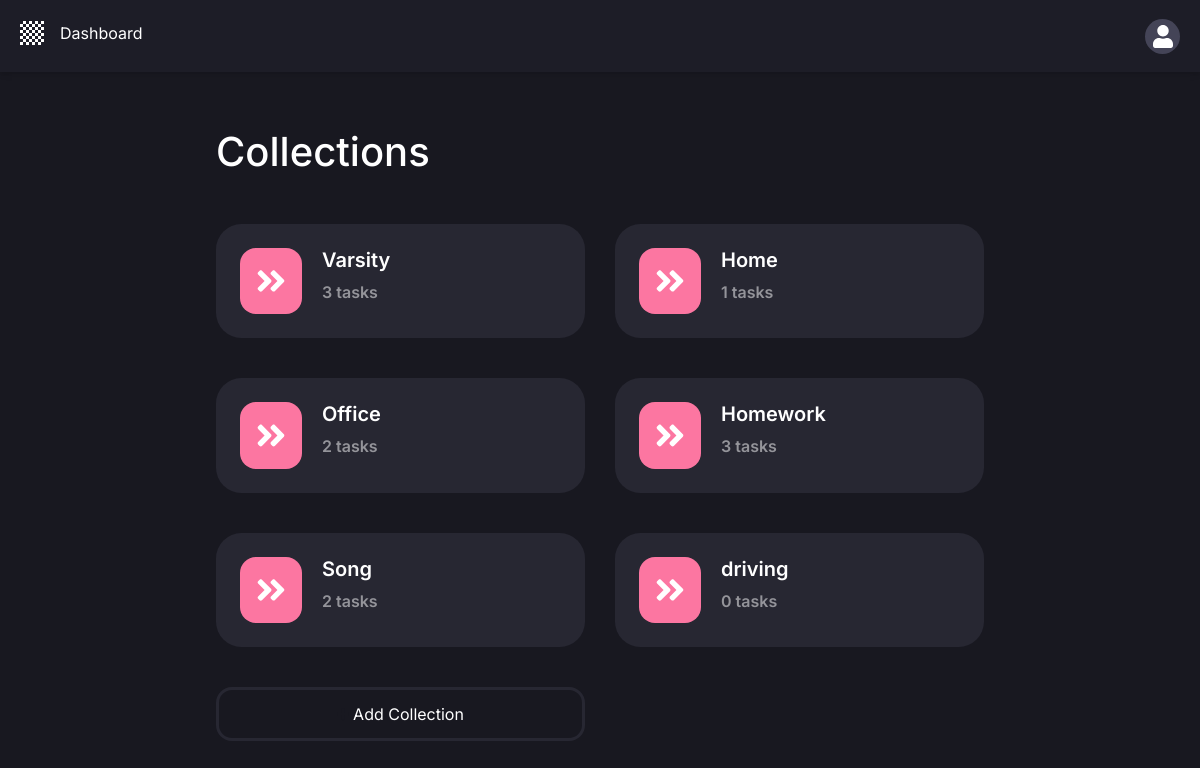
The app's page /dashboard/ (signed in) with its own data.
### todolist/models.py (models this page shows, shortened)
class Collection(models.Model):
    user = models.ForeignKey(User, on_delete=models.CASCADE, null=True, blank=True)
    collection_name = models.CharField(null=True, max_length=500)

### todolist/views.py (the view)
# urls.py: path('dashboard/', views.dashboard, name='dashboard'),
def dashboard(request, *args, **kwargs):
    newcollection = CollectionCreationForm()
    if request.method == 'POST':
        newcollection = CollectionCreationForm(request.POST)
        if newcollection.is_valid():
            newcollection.instance.user = request.user
            newcollection.save()
    collections = Collection.objects.filter(user=request.user).all()  # show data only login users
    context = {'collections': collections, 'newcollection': newcollection}
    return render(request, 'dashboard.html', context)

### Templates/dashboard.html (shortened to what this page needs)
{% extends 'dashboard_base.html' %}
{% load static %}
{% block content %}
    <section class="collection">
        <h1>Collections</h1>
        <div class="row">
            {% for collection in collections %}
                <div class="col-6">
                    <div class="collection-item-wrapper">
                        <a href="{% url 'single_collection' collection.id %}" class="collection-item">
                            <div class="collection-item-icon">
                                <img src="{% static 'images/right-arrow.svg' %}"
                                     class="d-inline-block align-top" alt="">
                            </div>
                            <div class="collection-item-content">
                                <h2>{{ collection.collection_name }}</h2>
                                <p>{{ collection.task_set.all.count }} tasks</p>
                            </div>
                        </a>
                    </div>
                </div>
            {% endfor %}
            <div class="col-6">
                <button class="add-collection" data-toggle="modal" data-target="#collectionCreateModal">
                <img src="{% static 'images/plus.svg' %}"
                     class="d-inline-block align-top" alt="">
                <span>Add Collection</span>
            </button>
            </div>
        </div>
    </section>
{% endblock %}

### static/css/main.css (style rules this page uses)
body { background: #181820; font-family: 'Inter', sans-serif; line-height: 1.5; width: 100%; overflow-x: hidden; color: white; }
.collection { margin: auto; max-width: 768px; }
.collection .collection-item-wrapper { margin-top: 40px; }
.collection .collection-item-wrapper .collection-item { background: #272732; display: flex; align-items: flex-start; border-radius: 25.5px; padding: 24px; text-decoration: none; }
.collection .collection-item-wrapper .collection-item .collection-item-icon { padding: 16px; border-radius: 16px; background: #FC76A1; display: flex; margin-right: 20px; }
.collection .collection-item-wrapper .collection-item .collection-item-icon img { width: 30px; }
.collection .collection-item-wrapper .collection-item .collection-item-content h2 { font-size: 20px; font-weight: 600; color: white; }
.collection .collection-item-wrapper .collection-item .collection-item-content p { font-size: 16px; color: #94949A; font-weight: 600; margin-bottom: 0; }
.collection .add-collection { width: 100%; padding: 12px 24px; border: 3px solid #272732; background: #181820; border-radius: 16px; display: flex; align-items: center; justify-content: center; color: white; margin-top: 40px; cursor: pointer; }
.collection .add-collection img { width: 12px; margin-right: 4px; }

### records on screen
Collection: collection_name "Varsity", task_set.all.count "3"
Collection: collection_name "Home", task_set.all.count "1"
Collection: collection_name "Office", task_set.all.count "2"
Collection: collection_name "Homework", task_set.all.count "3"
Collection: collection_name "Song", task_set.all.count "2"
Collection: collection_name "driving", task_set.all.count "0"
